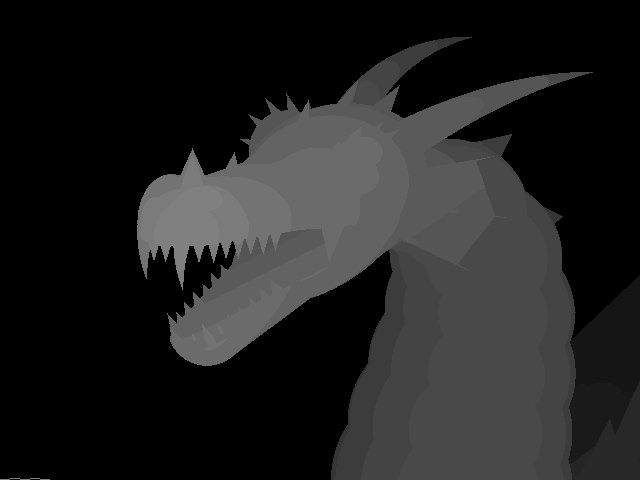
#> input picture Python_Playground/data/dragon_map.jpg, 640 x 480 px
$ python autos.py --depth data/dragon_map.jpg
#> lines starting #> are read from the running program, lines starting #| are printed output that depends on the picture
"""
autos.py

Creating Autostereograms

Author: Mahesh Venkitachalam
"""

import sys, random, argparse
from PIL import Image, ImageDraw

# create spacing/depth example
def createSpacingDepthExample():
    tiles = [Image.open('test/a.png'), Image.open('test/b.png'),
             Image.open('test/c.png')]
    img = Image.new('RGB', (600, 400), (0, 0, 0))
    spacing = [10, 20, 40]
    for j, tile in enumerate(tiles):
        for i in range(8):
            img.paste(tile, (10 + i*(100 + j*10), 10 + j*100))
    img.save('sdepth.png')

# create image filled with random dots
def createRandomTile(dims):
  # create image
  img = Image.new('RGB', dims)
  draw = ImageDraw.Draw(img)
  # calculate radius - % of min dimension
  r = int(min(*dims)/100)
  # number of dots
  n = 1000
  # draw random circles
  for i in range(n):
    # -r is used so circle stays inside - cleaner for tiling
    x, y = random.randint(r, dims[0]-r), random.randint(r, dims[1]-r)
    fill = (random.randint(0, 255), random.randint(0, 255),
            random.randint(0, 255))
    draw.ellipse((x-r, y-r, x+r, y+r), fill)
  # return image
  return img

# Create a larger image of size dims by tiling the given image
def createTiledImage(tile, dims):
  # create output image
  img = Image.new('RGB', dims)
  W, H = dims
  w, h = tile.size
  # calculate # of tiles needed
  cols = int(W/w) + 1
  rows = int(H/h) + 1
  # paste tiles
  for i in range(rows):
    for j in range(cols):
      img.paste(tile, (j*w, i*h))
  # output image
  return img

# create a depth map for testing:
def createDepthMap(dims):
  dmap = Image.new('L', dims)
  dmap.paste(10, (200, 25, 300, 125))
  dmap.paste(30, (200, 150, 300, 250))
  dmap.paste(20, (200, 275, 300, 375))
  return dmap

# Given a depth map (image) and an input image, create a new image
# with pixels shifted according to depth
def createDepthShiftedImage(dmap, img):
  # size check
  assert dmap.size == img.size
  # create shifted image
  sImg = img.copy()
  # get pixel access
  pixD = dmap.load()
  pixS = sImg.load()
  # shift pixels output based on depth map
  cols, rows = sImg.size
  for j in range(rows):
    for i in range(cols):
      xshift = pixD[i, j]/10
      xpos = i - 140 + xshift
      if xpos > 0 and xpos < cols:
        pixS[i, j] = pixS[xpos, j]
  # return shifted image
  return sImg

# Given a depth map (image) and an input image, create a new image
# with pixels shifted according to depth
def createAutostereogram(dmap, tile):
  # convert depth map to single channel if needed
  if dmap.mode != 'L':
    dmap = dmap.convert('L')
  # if no tile specified, use random image
  if not tile:
    tile = createRandomTile((100, 100))
  # create an image by tiling
  img = createTiledImage(tile, dmap.size)
  # create shifted image
  sImg = img.copy()
  # get pixel access
  pixD = dmap.load()
  pixS = sImg.load()
  # shift pixels output based on depth map
  cols, rows = sImg.size
  for j in range(rows):
    for i in range(cols):
      xshift = pixD[i, j]/10
      xpos = i - tile.size[0] + xshift
      if xpos > 0 and xpos < cols:
        pixS[i, j] = pixS[xpos, j]
  # return shifted image
  return sImg

# main() function
def main():
  # use sys.argv if needed
  print('creating autostereogram...')
  # create parser
  parser = argparse.ArgumentParser(description="Autosterograms...")
  # add expected arguments
  parser.add_argument('--depth', dest='dmFile', required=True)
  parser.add_argument('--tile', dest='tileFile', required=False)
  parser.add_argument('--out', dest='outFile', required=False)
  # parse args
  args = parser.parse_args()
  # set output file
  outFile = 'as.png'
  if args.outFile:
      outFile = args.outFile
  # set tile
  tileFile = False
  if args.tileFile:
      tileFile = Image.open(args.tileFile)
  # open depth map
  dmImg = Image.open(args.dmFile)
#> dmImg is the input picture: PIL image 640x480 RGB; min 0, max 147, mean 32.5
  # create stereogram
  asImg = createAutostereogram(dmImg, tileFile)
#> in createRandomTile, `img = Image.new('RGB', dims)`: img: PIL image 100x100 RGB; every value is 0
#> in createAutostereogram, `tile = createRandomTile((100, 100))`:
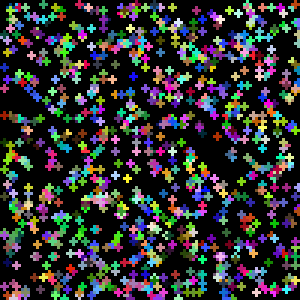
#> tile: PIL image 100x100 RGB (shown 3 times larger); mean R, G, B 48.5, 49.1, 49.6
#> in createTiledImage, `img = Image.new('RGB', dims)`: img: PIL image 640x480 RGB; every value is 0
#> after the loop in createTiledImage, `for i in range(rows):`:
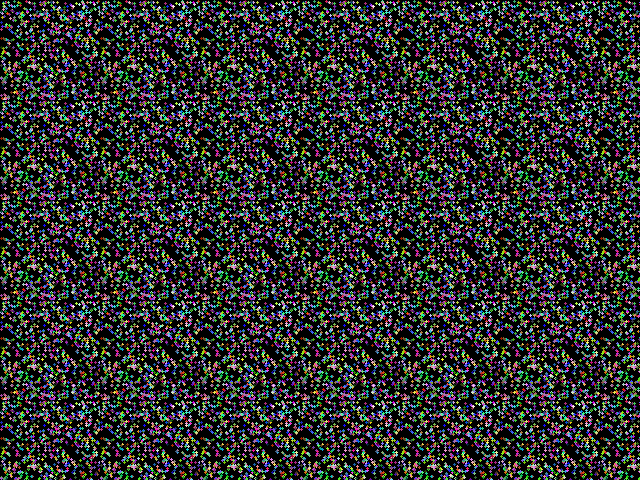
#> img: PIL image 640x480 RGB; mean R, G, B 48.2, 49.1, 49.1
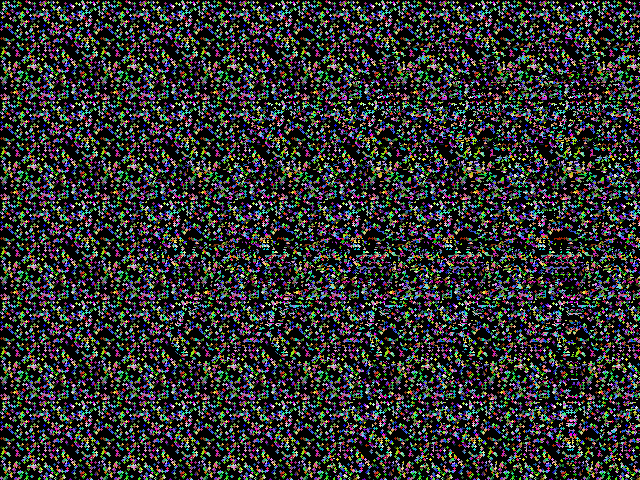
#> asImg: PIL image 640x480 RGB; mean R, G, B 48.1, 49.5, 49.3
  # write output
  asImg.save(outFile)

# call main
if __name__ == '__main__':
  main()

$ run again, on Python_Playground/data/autos-shark.png
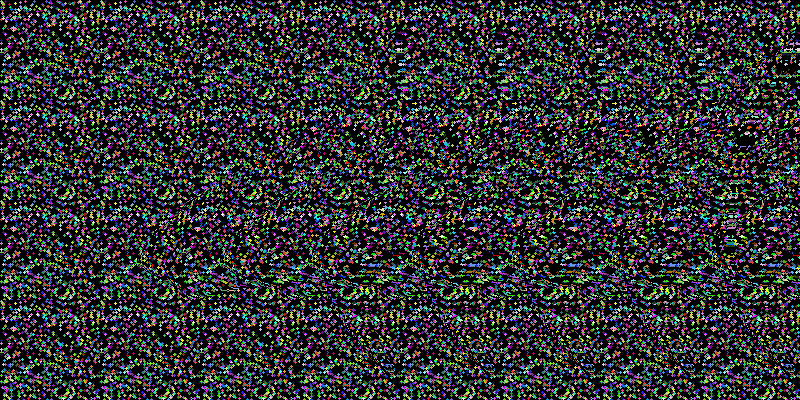
#> input picture Python_Playground/data/autos-shark.png, 800 x 400 px
#> in main, dmImg is the input picture: PIL image 800x400 RGB; mean R, G, B 48, 49.7, 49.8
#> after the loop in createTiledImage, `for i in range(rows):`:
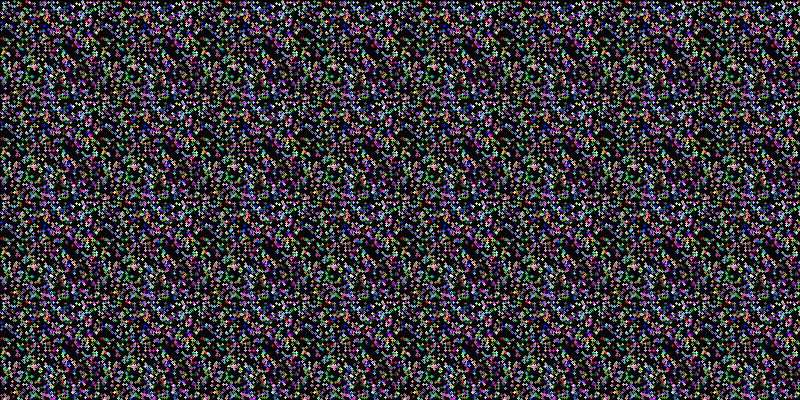
#> img: PIL image 800x400 RGB; mean R, G, B 48.5, 49.1, 49.6
#> in main, `asImg = createAutostereogram(dmImg, tileFile)`:
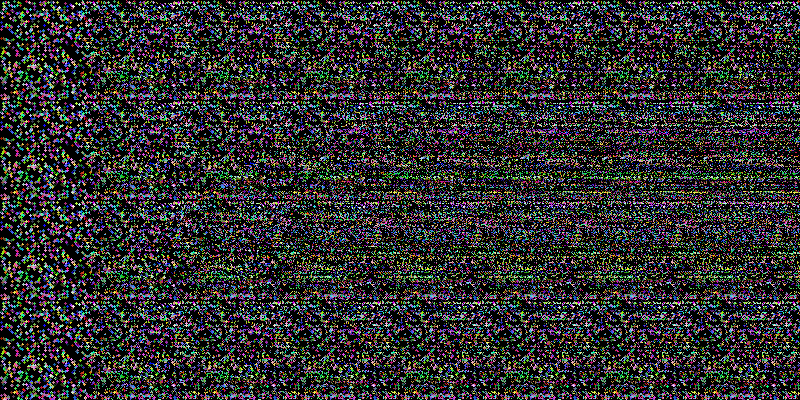
#> asImg: PIL image 800x400 RGB; mean R, G, B 47.9, 47.9, 48.4

$ run again, on Python_Playground/data/shark-depth.png
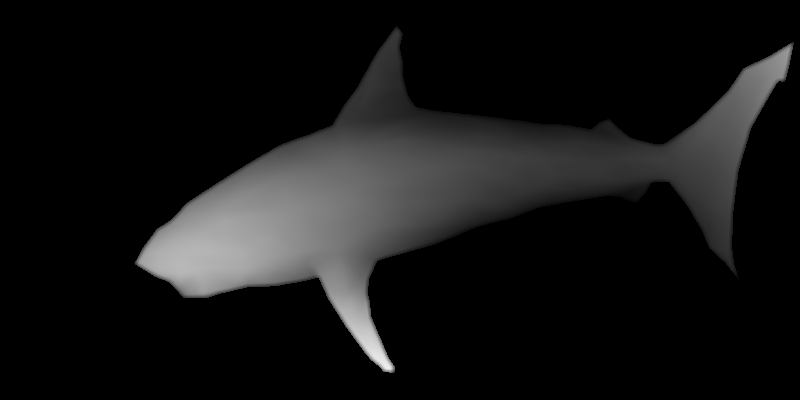
#> input picture Python_Playground/data/shark-depth.png, 800 x 400 px
#> in main, dmImg is the input picture: PIL image 800x400 RGB; min 0, max 239, mean 20.6
#> after the loop in createTiledImage, `for i in range(rows):`:
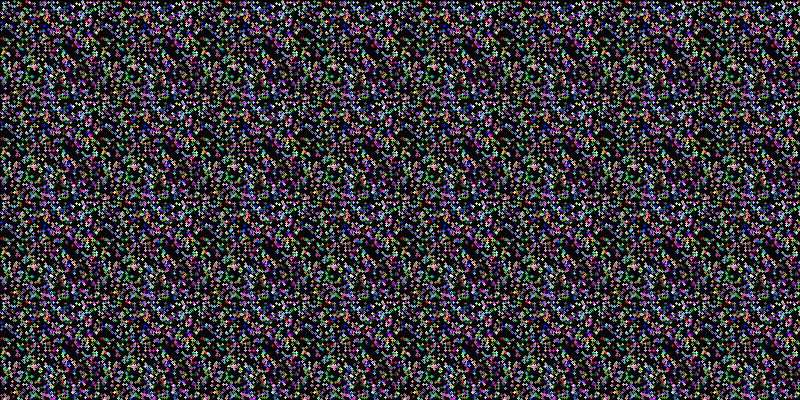
#> img: PIL image 800x400 RGB; mean R, G, B 48.5, 49.1, 49.6
#> in main, `asImg = createAutostereogram(dmImg, tileFile)`:
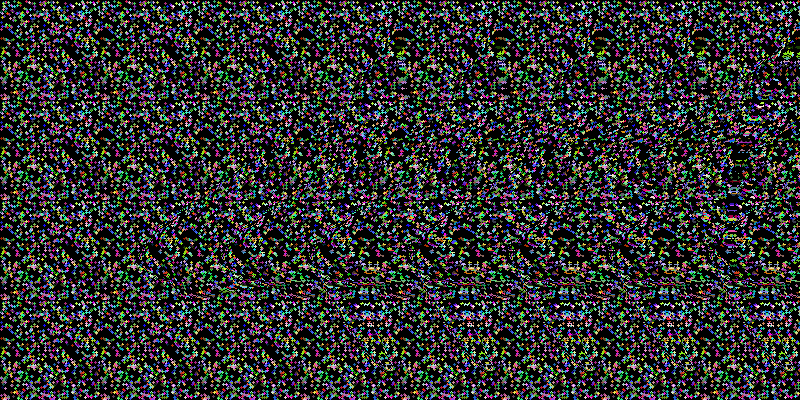
#> asImg: PIL image 800x400 RGB; mean R, G, B 48.3, 49.3, 49.4
